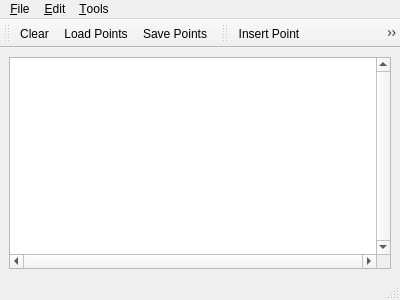
<ui version="4.0" >
 <author>GeometryFactory</author>
 <class>Regular_triangulation_2</class>
 <widget class="QMainWindow" name="Regular_triangulation_2" >
  <property name="geometry" >
   <rect>
    <x>0</x>
    <y>0</y>
    <width>400</width>
    <height>300</height>
   </rect>
  </property>
  <property name="windowTitle" >
   <string>CGAL Regular Triangulation</string>
  </property>
  <property name="windowIcon" >
   <iconset resource="../resources/CGAL.qrc" >
    <normaloff>:/cgal/logos/cgal_icon</normaloff>:/cgal/logos/cgal_icon</iconset>
  </property>
  <widget class="QWidget" name="centralwidget" >
   <layout class="QGridLayout" >
    <item row="0" column="0" >
     <widget class="QGraphicsView" name="graphicsView" >
      <property name="focusPolicy" >
       <enum>Qt::StrongFocus</enum>
      </property>
      <property name="verticalScrollBarPolicy" >
       <enum>Qt::ScrollBarAlwaysOn</enum>
      </property>
      <property name="horizontalScrollBarPolicy" >
       <enum>Qt::ScrollBarAlwaysOn</enum>
      </property>
      <property name="transformationAnchor" >
       <enum>QGraphicsView::NoAnchor</enum>
      </property>
     </widget>
    </item>
   </layout>
  </widget>
  <widget class="QStatusBar" name="statusbar" />
  <widget class="QToolBar" name="fileToolBar" >
   <property name="windowTitle" >
    <string>File Tools</string>
   </property>
   <attribute name="toolBarArea" >
    <enum>TopToolBarArea</enum>
   </attribute>
   <attribute name="toolBarBreak" >
    <bool>false</bool>
   </attribute>
   <addaction name="actionClear" />
   <addaction name="actionLoadPoints" />
   <addaction name="actionSavePoints" />
  </widget>
  <widget class="QToolBar" name="toolBar" >
   <property name="windowTitle" >
    <string>Visualization Tools</string>
   </property>
   <attribute name="toolBarArea" >
    <enum>TopToolBarArea</enum>
   </attribute>
   <attribute name="toolBarBreak" >
    <bool>false</bool>
   </attribute>
   <addaction name="actionInsertPoint" />
   <addaction name="actionShowRegular" />
   <addaction name="actionShowPowerdiagram" />
   <addaction name="actionRecenter" />
  </widget>
  <widget class="QMenuBar" name="menubar" >
   <property name="geometry" >
    <rect>
     <x>0</x>
     <y>0</y>
     <width>400</width>
     <height>19</height>
    </rect>
   </property>
   <widget class="QMenu" name="menuFile" >
    <property name="title" >
     <string>&amp;File</string>
    </property>
    <addaction name="separator" />
    <addaction name="actionClear" />
    <addaction name="actionLoadPoints" />
    <addaction name="actionSavePoints" />
    <addaction name="separator" />
    <addaction name="actionQuit" />
   </widget>
   <widget class="QMenu" name="menuEdit" >
    <property name="title" >
     <string>&amp;Edit</string>
    </property>
    <addaction name="actionInsertRandomPoints" />
   </widget>
   <widget class="QMenu" name="menuTools" >
    <property name="title" >
     <string>&amp;Tools</string>
    </property>
    <addaction name="actionInsertPoint" />
    <addaction name="actionShowRegular" />
    <addaction name="actionShowPowerdiagram" />
    <addaction name="separator" />
    <addaction name="actionRecenter" />
   </widget>
   <addaction name="menuFile" />
   <addaction name="menuEdit" />
   <addaction name="menuTools" />
  </widget>
  <action name="actionAbout" >
   <property name="text" >
    <string>&amp;About</string>
   </property>
  </action>
  <action name="actionAboutCGAL" >
   <property name="text" >
    <string>About &amp;CGAL</string>
   </property>
  </action>
  <action name="actionQuit" >
   <property name="text" >
    <string>&amp;Quit</string>
   </property>
   <property name="shortcut" >
    <string>Ctrl+Q</string>
   </property>
  </action>
  <action name="actionInsertRandomPoints" >
   <property name="text" >
    <string>&amp;Insert random points</string>
   </property>
   <property name="shortcut" >
    <string>Ctrl+I</string>
   </property>
  </action>
  <action name="actionInsertPoint" >
   <property name="checkable" >
    <bool>true</bool>
   </property>
   <property name="checked" >
    <bool>false</bool>
   </property>
   <property name="icon" >
    <iconset resource="../icons/Input.qrc" >
     <normaloff>:/cgal/Input/inputPoint.png</normaloff>:/cgal/Input/inputPoint.png</iconset>
   </property>
   <property name="text" >
    <string>&amp;Insert Point</string>
   </property>
   <property name="toolTip" >
    <string>Insert Point</string>
   </property>
   <property name="statusTip" >
    <string>Left: Insert vtx</string>
   </property>
  </action>
  <action name="actionClear" >
   <property name="icon" >
    <iconset resource="../icons/File.qrc" >
     <normaloff>:/cgal/fileToolbar/fileNew.png</normaloff>:/cgal/fileToolbar/fileNew.png</iconset>
   </property>
   <property name="text" >
    <string>&amp;Clear</string>
   </property>
   <property name="shortcut" >
    <string>Ctrl+C</string>
   </property>
  </action>
  <action name="actionShowPowerdiagram" >
   <property name="checkable" >
    <bool>true</bool>
   </property>
   <property name="checked" >
    <bool>false</bool>
   </property>
   <property name="icon" >
    <iconset resource="../icons/Triangulation_2.qrc" >
     <normaloff>:/cgal/Triangulation_2/Voronoi_diagram_2.png</normaloff>:/cgal/Triangulation_2/Voronoi_diagram_2.png</iconset>
   </property>
   <property name="text" >
    <string>Show &amp;Voronoi Diagram</string>
   </property>
   <property name="shortcut" >
    <string>Ctrl+V</string>
   </property>
  </action>
  <action name="actionShowRegular" >
   <property name="checkable" >
    <bool>true</bool>
   </property>
   <property name="icon" >
    <iconset resource="../icons/Triangulation_2.qrc" >
     <normaloff>:/cgal/Triangulation_2/Delaunay_triangulation_2.png</normaloff>:/cgal/Triangulation_2/Delaunay_triangulation_2.png</iconset>
   </property>
   <property name="text" >
    <string>Show &amp;Regular Triangulation</string>
   </property>
   <property name="shortcut" >
    <string>Ctrl+D</string>
   </property>
  </action>
  <action name="actionLoadPoints" >
   <property name="icon" >
    <iconset resource="../icons/File.qrc" >
     <normaloff>:/cgal/fileToolbar/fileOpen.png</normaloff>:/cgal/fileToolbar/fileOpen.png</iconset>
   </property>
   <property name="text" >
    <string>&amp;Load Points...</string>
   </property>
   <property name="shortcut" >
    <string>Ctrl+L</string>
   </property>
  </action>
  <action name="actionSavePoints" >
   <property name="icon" >
    <iconset resource="../icons/File.qrc" >
     <normaloff>:/cgal/fileToolbar/fileSave.png</normaloff>:/cgal/fileToolbar/fileSave.png</iconset>
   </property>
   <property name="text" >
    <string>&amp;Save Points...</string>
   </property>
   <property name="shortcut" >
    <string>Ctrl+S</string>
   </property>
  </action>
  <action name="actionRecenter" >
   <property name="icon" >
    <iconset resource="../icons/Input.qrc" >
     <normaloff>:/cgal/Input/zoom-best-fit</normaloff>:/cgal/Input/zoom-best-fit</iconset>
   </property>
   <property name="text" >
    <string>Re&amp;center the viewport</string>
   </property>
   <property name="shortcut" >
    <string>Ctrl+R</string>
   </property>
  </action>
 </widget>
 <resources>
  <include location="Regular_triangulation_2.qrc" />
  <include location="../icons/File.qrc" />
  <include location="../resources/CGAL.qrc" />
  <include location="../icons/Triangulation_2.qrc" />
  <include location="../icons/Input.qrc" />
 </resources>
 <connections/>
</ui>
